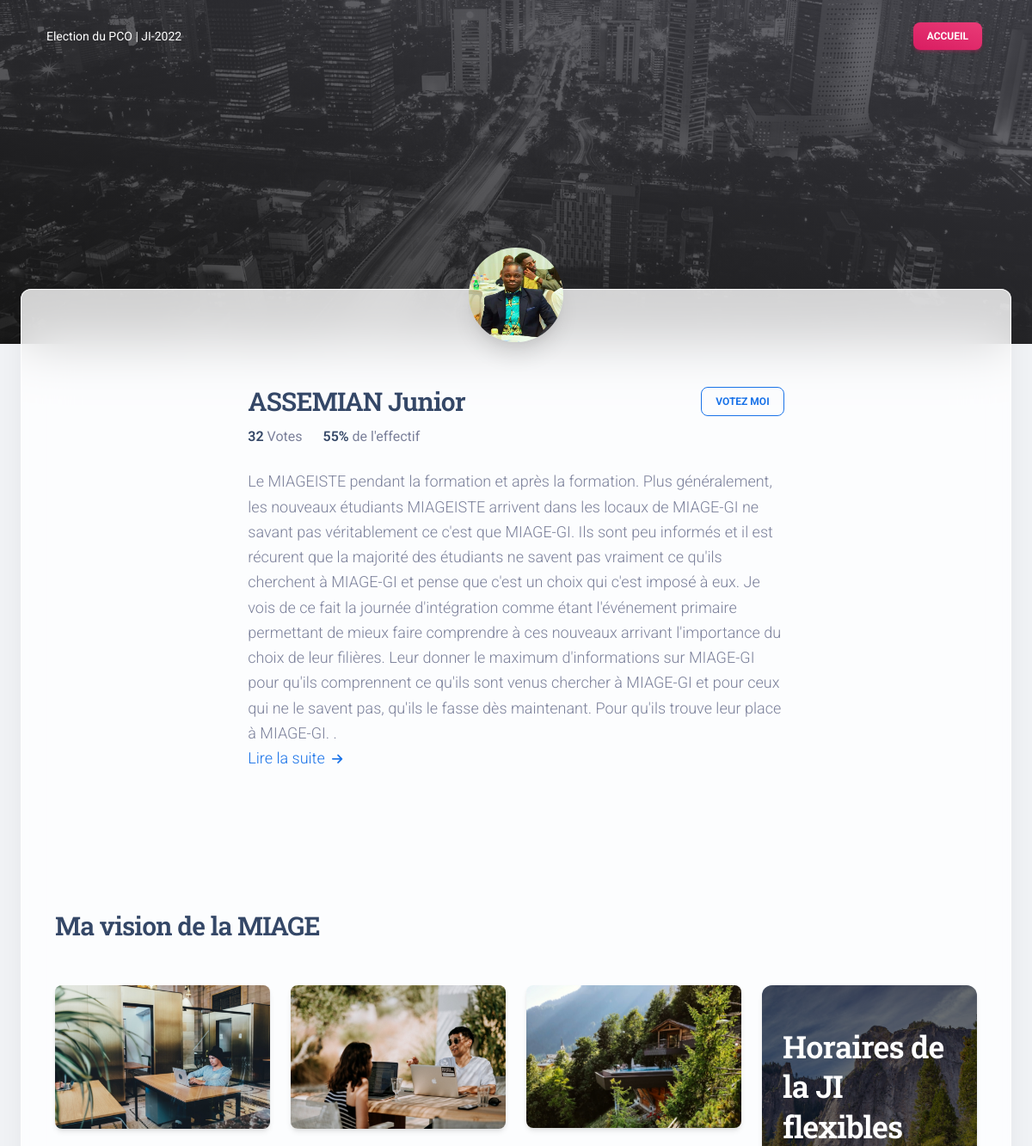
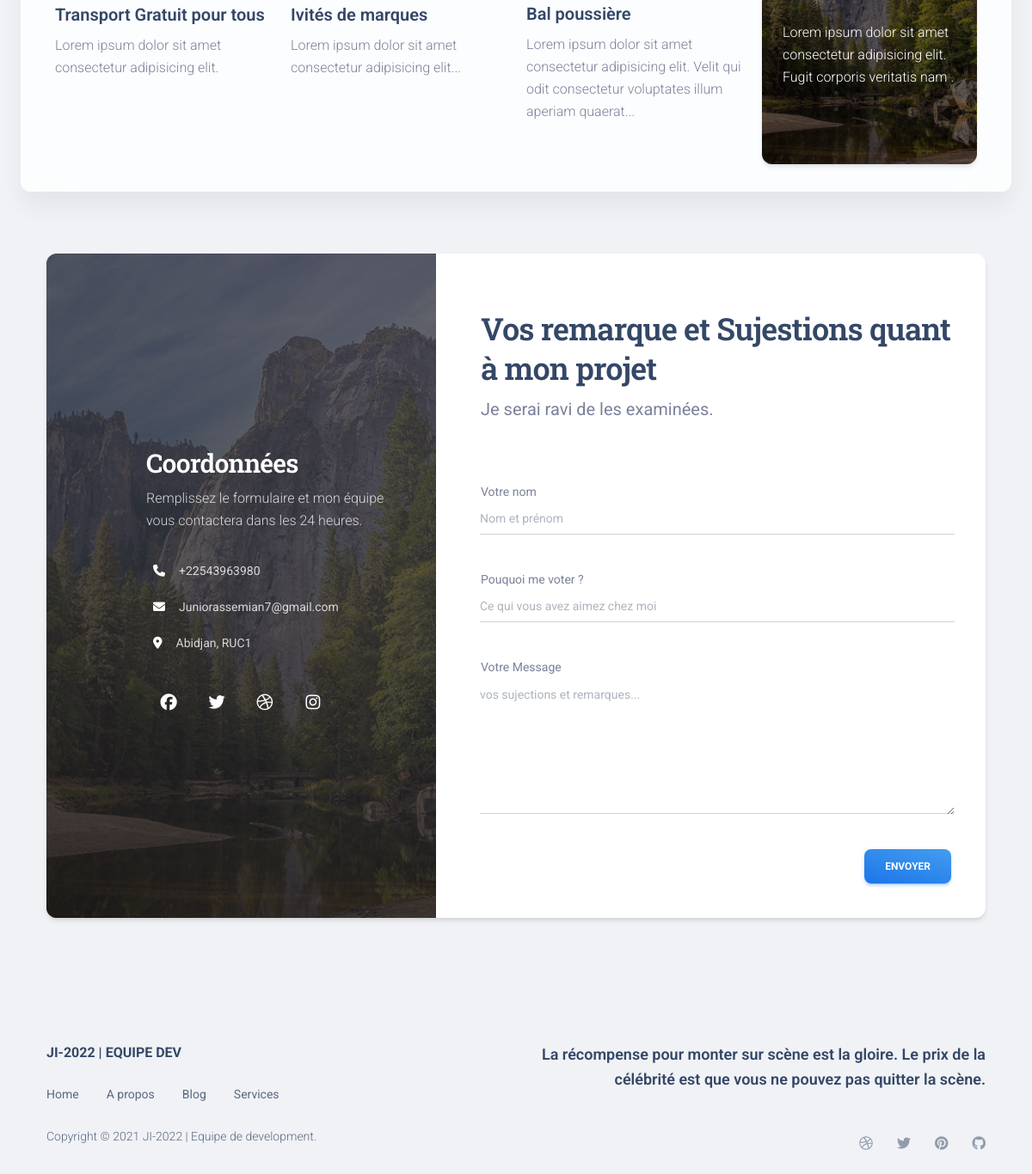
The app's page /view/candidat.php?candidatid=6 (signed in) with its own data (2 pictures, top to bottom).
### tables this page shows
CREATE TABLE IF NOT EXISTS `candidat` (
  `id` int(11) NOT NULL AUTO_INCREMENT,
  `name` varchar(100) NOT NULL,
  `lastname` varchar(100) NOT NULL,
  `gender` char(1) NOT NULL,
  `email` varchar(100) NOT NULL,
  `phone` varchar(255) NOT NULL,
  `description` text NOT NULL,
  `photo` varchar(255) NOT NULL,
  PRIMARY KEY (`id`)
);

### model/vote.php (called while the page is built, shortened)
<?php require_once 'bdconnect.php';
  $get_id = (int) trim(htmlentities($_GET['candidatid']));
 $requete =  mysqli_query($conn, "SELECT * FROM candidat WHERE id = $get_id");
 $row = mysqli_fetch_array($requete);

### view/candidat.php (the view, shortened to what this page needs)
<?php session_start();
require_once('../model/vote.php');?>
<!DOCTYPE html>
<html lang="en" itemscope itemtype="http://schema.org/WebPage">
<head>
  <link href="../public/assets/css/nucleo-icons.css" rel="stylesheet" />
  <link href="../public/assets/css/nucleo-svg.css" rel="stylesheet" />
  <link id="pagestyle" href="../public/assets/css/material-kit.css?v=3.0.0" rel="stylesheet" />
</head>
<body class="blog-author bg-gray-200">
  <nav class="navbar navbar-expand-lg position-absolute top-0 z-index-3 w-100 shadow-none my-3  navbar-transparent ">
    <div class="container">
      <a class="navbar-brand  text-white " href="https://demos.creative-tim.com/material-kit/presentation" rel="tooltip" title="Designed and Coded by Creative Tim" data-placement="bottom" target="_blank">
      Election du PCO | JI-2022
      </a>
      <div class="collapse navbar-collapse w-100 pt-3 pb-2 py-lg-0 ms-lg-12 ps-lg-5" id="navigation">
        <ul class="navbar-nav navbar-nav-hover ms-auto">
          <li class="nav-item my-auto ms-3 ms-lg-0">
            <a href="../index.php" class="btn btn-sm  bg-gradient-primary  mb-0 me-1 mt-2 mt-md-0">Accueil</a>
          </li>
        </ul>
      </div>
    </div>
  </nav>
  <header>
    <div class="page-header min-height-400" style="background-image: url('../public/assets/img/city-profile.jpg');" loading="lazy">
      <span class="mask bg-gradient-dark opacity-8"></span>
    </div>
  </header>
  <div class="card card-body blur shadow-blur mx-3 mx-md-4 mt-n6 mb-4">
    <section class="py-sm-7 py-5 position-relative">
      <div class="container">
        <div class="row">
          <div class="col-12 mx-auto">
            <div class="mt-n8 mt-md-n9 text-center">
              <img class="avatar avatar-xxl shadow-xl position-relative z-index-2" src="../admin/assets/uploads/picture/<?= $row[7]; ?>" alt="bruce" loading="lazy">
            </div>
            <div class="row py-5">
              <div class="col-lg-7 col-md-7 z-index-2 position-relative px-md-2 px-sm-5 mx-auto">
                <div class="d-flex justify-content-between align-items-center mb-2">
                  <h3 class="mb-0"> <?= $row[1]; ?> <?= $row[2]; ?></h3>
                  <div class="d-block">
                  <button type="button" class="btn btn-sm btn-outline-info text-nowrap mb-0">VOTEZ MOI</button>
                  </div>
                </div>
                <div class="row mb-4">
                  <div class="col-auto">
                    <span class="h6">32</span>
                    <span>Votes</span>
                  </div>
                  <div class="col-auto">
                    <span class="h6">55%</span>
                    <span>de l'effectif</span>
                  </div>
                </div>
                <p class="text-lg mb-0">
                <?= $row[6]; ?>. <br><a href="javascript:;" class="text-info icon-move-right">Lire la suite
                    <i class="fas fa-arrow-right text-sm ms-1"></i>
                  </a>
                </p>
              </div>
            </div>
          </div>
        </div>
      </div>
    </section>
    <section class="py-3">
      <div class="container">
        <div class="row">
          <div class="col-lg-6">
            <h3 class="mb-5">Ma vision de la MIAGE</h3>
          </div>
        </div>
        <div class="row">
          <div class="col-lg-3 col-sm-6">
            <div class="card card-plain">
              <div class="card-header p-0 position-relative">
                <a class="d-block blur-shadow-image">
                  <img src="../public/assets/img/examples/testimonial-6-2.jpg" alt="img-blur-shadow" class="img-fluid shadow border-radius-lg" loading="lazy">
                </a>
              </div>
              <div class="card-body px-0">
                <h5>
                  <a href="javascript:;" class="text-dark font-weight-bold">Transport Gratuit pour tous</a>
                </h5>
                <p>
                  Lorem ipsum dolor sit amet consectetur adipisicing elit.
                </p>
              </div>
            </div>
          </div>
          <div class="col-lg-3 col-sm-6">
            <div class="card card-plain">
              <div class="card-header p-0 position-relative">
                <a class="d-block blur-shadow-image">
                  <img src="../public/assets/img/examples/testimonial-6-3.jpg" alt="img-blur-shadow" class="img-fluid shadow border-radius-lg" loading="lazy">
                </a>
              </div>
              <div class="card-body px-0">
                <h5>
                  <a href="javascript:;" class="text-dark font-weight-bold">Ivités de marques</a>
                </h5>
                <p>
                  Lorem ipsum dolor sit amet consectetur adipisicing elit...
                </p>
              </div>
            </div>
          </div>
          <div class="col-lg-3 col-sm-6">
            <div class="card card-plain">
              <div class="card-header p-0 position-relative">
                <a class="d-block blur-shadow-image">
                  <img src="../public/assets/img/examples/blog-9-4.jpg" alt="img-blur-shadow" class="img-fluid shadow border-radius-lg" loading="lazy">
                </a>
              </div>
              <div class="card-body px-0">
                <h5>
                  <a href="javascript:;" class="text-dark font-weight-bold">Bal poussière</a>
                </h5>
                <p>
                  Lorem ipsum dolor sit amet consectetur adipisicing elit. Velit qui odit consectetur voluptates illum aperiam quaerat...
                </p>
              </div>
            </div>
          </div>
          <div class="col-lg-3 col-md-12 col-12">
            <div class="card card-blog card-background cursor-pointer">
              <div class="full-background" style="background-image: url('../public/assets/img/examples/blog2.jpg')" loading="lazy"></div>
              <div class="card-body">
                <div class="content-left text-start my-auto py-4">
                  <h2 class="card-title text-white">Horaires de la JI flexibles</h2>
                  <p class="card-description text-white">Lorem ipsum dolor sit amet consectetur adipisicing elit. Fugit corporis veritatis nam .</p>
                </div>
              </div>
            </div>
          </div>
        </div>
      </div>
    </section>
  </div>
  <section class="py-lg-5">
    <div class="container">
      <div class="row">
        <div class="col">
          <div class="card box-shadow-xl overflow-hidden mb-5">
            <div class="row">
              <div class="col-lg-5 position-relative bg-cover px-0" style="background-image: url('../public/assets/img/examples/blog2.jpg')" loading="lazy">
                <div class="z-index-2 text-center d-flex h-100 w-100 d-flex m-auto justify-content-center">
                  <div class="mask bg-gradient-dark opacity-8"></div>
                  <div class="p-5 ps-sm-8 position-relative text-start my-auto z-index-2">
                    <h3 class="text-white">Coordonnées</h3>
                    <p class="text-white opacity-8 mb-4">Remplissez le formulaire et mon équipe vous contactera dans les 24 heures.</p>
                    <div class="d-flex p-2 text-white">
                      <div>
                        <i class="fas fa-phone text-sm"></i>
                      </div>
                      <div class="ps-3">
                        <span class="text-sm opacity-8"><?= $row[5]; ?></span>
                      </div>
                    </div>
                    <div class="d-flex p-2 text-white">
                      <div>
                        <i class="fas fa-envelope text-sm"></i>
                      </div>
                      <div class="ps-3">
                        <span class="text-sm opacity-8"><?= $row[4]; ?></span>
                      </div>
                    </div>
                    <div class="d-flex p-2 text-white">
                      <div>
                        <i class="fas fa-map-marker-alt text-sm"></i>
                      </div>
                      <div class="ps-3">
                        <span class="text-sm opacity-8">Abidjan, RUC1</span>
                      </div>
                    </div>
                    <div class="mt-4">
                      <button type="button" class="btn btn-icon-only btn-link text-white btn-lg mb-0" data-toggle="tooltip" data-placement="bottom" data-original-title="Log in with Facebook">
                        <i class="fab fa-facebook"></i>
                      </button>
                      <button type="button" class="btn btn-icon-only btn-link text-white btn-lg mb-0" data-toggle="tooltip" data-placement="bottom" data-original-title="Log in with Twitter">
                        <i class="fab fa-twitter"></i>
                      </button>
                      <button type="button" class="btn btn-icon-only btn-link text-white btn-lg mb-0" data-toggle="tooltip" data-placement="bottom" data-original-title="Log in with Dribbble">
                        <i class="fab fa-dribbble"></i>
                      </button>
                      <button type="button" class="btn btn-icon-only btn-link text-white btn-lg mb-0" data-toggle="tooltip" data-placement="bottom" data-original-title="Log in with Instagram">
                        <i class="fab fa-instagram"></i>
                      </button>
                    </div>
                  </div>
                </div>
              </div>
              <div class="col-lg-7">
                <form class="p-3" id="contact-form" method="post">
                  <div class="card-header px-4 py-sm-5 py-3">
                    <h2> Vos remarque et Sujestions quant à mon projet</h2>
                    <p class="lead"> Je serai ravi de les examinées.</p>
                  </div>
                  <div class="card-body pt-1">
                    <div class="row">
                      <div class="col-md-12 pe-2 mb-3">
                        <div class="input-group input-group-static mb-4">
                          <label>Votre nom</label>
                          <input type="text" class="form-control" placeholder="Nom et prénom">
                        </div>
                      </div>
                      <div class="col-md-12 pe-2 mb-3">
                        <div class="input-group input-group-static mb-4">
                          <label>Pouquoi me voter ?</label>
                          <input type="text" class="form-control" placeholder="Ce qui vous avez aimez chez moi">
                        </div>
                      </div>
                      <div class="col-md-12 pe-2 mb-3">
                        <div class="input-group input-group-static mb-4">
                          <label>Votre Message</label>
                          <textarea name="message" class="form-control" id="message" rows="6" placeholder="vos sujections et remarques..."></textarea>
                        </div>
                      </div>
                    </div>
                    <div class="row">
                      <div class="col-md-6 text-end ms-auto">
                        <button type="submit" class="btn bg-gradient-info mb-0">Envoyer</button>
                      </div>
                    </div>
                  </div>
                </form>
              </div>
            </div>
          </div>
        </div>
      </div>
    </div>
  </section>
  <footer class="footer py-5">
    <div class="container z-index-1 position-relative">
      <div class="row">
        <div class="col-lg-4 me-auto mb-lg-0 mb-4 text-lg-start text-center">
          <h6 class="text-dark font-weight-bolder text-uppercase mb-lg-4 mb-3">JI-2022 | equipe dev</h6>
          <ul class="nav flex-row ms-n3 justify-content-lg-start justify-content-center mb-4 mt-sm-0">
            <li class="nav-item">
              <a class="nav-link text-dark opacity-8" href="https://www.creative-tim.com" target="_blank">
                Home
              </a>
            </li>
            <li class="nav-item">
              <a class="nav-link text-dark opacity-8" href="https://www.creative-tim.com/presentation" target="_blank">
               A propos
              </a>
            </li>
            <li class="nav-item">
              <a class="nav-link text-dark opacity-8" href="https://www.creative-tim.com/blog" target="_blank">
                Blog
              </a>
            </li>
            <li class="nav-item">
              <a class="nav-link text-dark opacity-8" href="https://www.creative-tim.com" target="_blank">
                Services
              </a>
            </li>
          </ul>
          <p class="text-sm text-dark opacity-8 mb-0">
            Copyright ©  JI-2022 | Equipe de development.
          </p>
        </div>
        <div class="col-lg-6 ms-auto text-lg-end text-center">
          <p class="mb-5 text-lg text-dark font-weight-bold">
          La récompense pour monter sur scène est la gloire. Le prix de la célébrité est que vous ne pouvez pas quitter la scène.
          </p>
          <a href="javascript:;" target="_blank" class="text-dark me-xl-4 me-4 opacity-5">
            <span class="fab fa-dribbble"></span>
          </a>
          <a href="javascript:;" target="_blank" class="text-dark me-xl-4 me-4 opacity-5">
            <span class="fab fa-twitter"></span>
          </a>
          <a href="javascript:;" target="_blank" class="text-dark me-xl-4 me-4 opacity-5">
            <span class="fab fa-pinterest"></span>
          </a>
          <a href="javascript:;" target="_blank" class="text-dark opacity-5">
            <span class="fab fa-github"></span>
          </a>
        </div>
      </div>
    </div>
  </footer>
</body>
</html>

### records on screen
candidat: photo (picture), name "ASSEMIAN", lastname "Junior", description "Le MIAGEISTE pendant la formation et après la formation. Plus généralement, les nouveaux étudiants MIAGEISTE arrivent dans les locaux de MIAGE-GI ne savant pas véritablement ce c'est que MIAGE-GI. Ils sont peu informés et il est récurent que la majorité des étudiants ne savent pas vraiment ce qu'ils cherchent à MIAGE-GI et pense que c'est un choix qui c'est imposé à eux. Je vois de ce fait la journée d'intégration comme étant l'événement primaire permettant de mieux faire comprendre à ces nouveaux arrivant l'importance du choix de leur filières. Leur donner le maximum d'informations sur MIAGE-GI pour qu'ils comprennent ce qu'ils sont venus chercher à MIAGE-GI et pour ceux qui ne le savent…", phone "+22543963980", email "Juniorassemian7@gmail.com"
